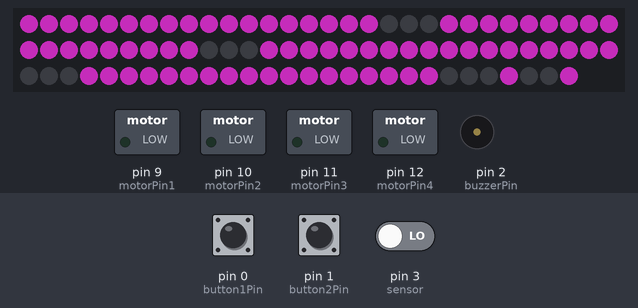
Bench run of a sketch on a simulated Arduino Uno, built with avr-gcc and run on an emulated ATmega328P. On the bench: 88 RGB LEDs in strip order, left to right, continuing on the next row, switched loads named in the sketch (green lamp = pin HIGH), buzzer (waves = sounding, pin HIGH). The inputs (shaded band) are chosen by the test bench; at power-on: pin 1 (button2Pin) LOW, pin 0 (button1Pin) LOW, pin 3 (sensor) LOW. Dim RGB values are drawn brighter than linear.

Above: at 1.2 s.
1.3 s: pin 1 (button2Pin) pulled HIGH for 0.15 s
4.4 s: pin 0 (button1Pin) pulled HIGH for 0.15 s
At 4.77 s:
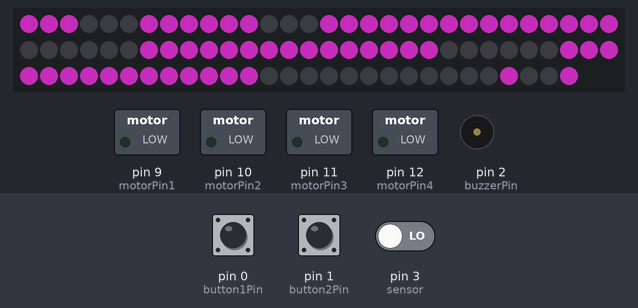
5.1 s: pin 1 (button2Pin) pulled HIGH for 1 s
At 6.9 s:
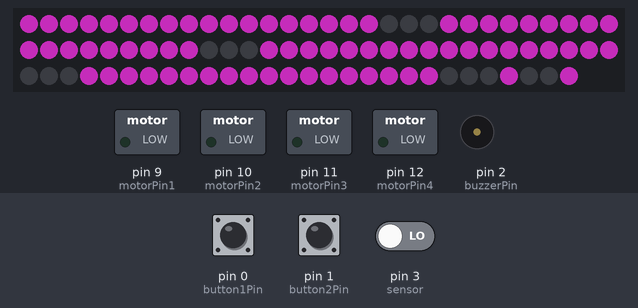
9.1 s: pin 0 (button1Pin) pulled HIGH for 1 s
At 10.62 s:
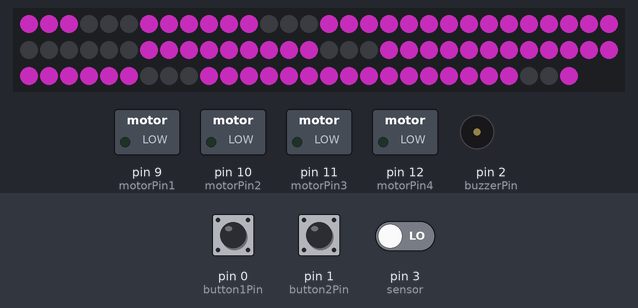
10.7 s: pin 1 (button2Pin) pulsed HIGH 2 times (0.12 s each, 0.3 s apart)
At 11.5 s:
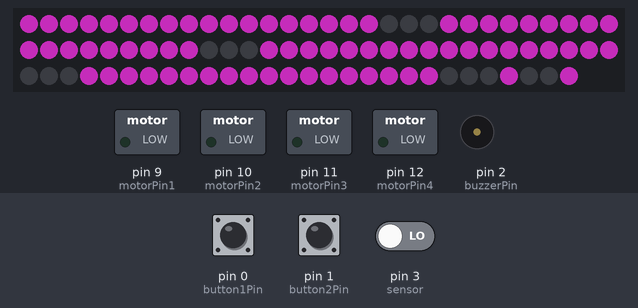
14.3 s: pin 1 (button2Pin) pulled HIGH for 3.2 s
Timing chart, 0 to 17.3 s (numbered marks = the images above; inputs shaded):
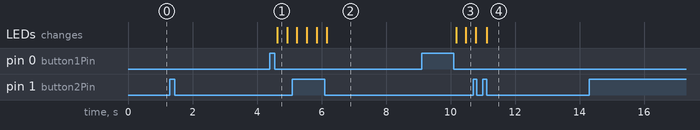

The sketch:

Timer_for_cycling_time_trails-2.ino
```cpp
#include <Adafruit_NeoPixel.h>
#include <TimerOne.h>
#define PIN 8
int stripLength = 88;
byte red = 94;
byte green = 21;
byte blue = 89;

Adafruit_NeoPixel strip = Adafruit_NeoPixel(stripLength, PIN, NEO_GRB + NEO_KHZ800);

int button1Pin = 0;
int button2Pin = 1;

const int buzzerPin =  2;

const int sensor = 3;
int sensorVal = 0;
boolean sensorState = true;

const int motorPin1 = 9;
const int motorPin2 = 10;
const int motorPin3 = 11;
const int motorPin4 = 12;
int motorSpeed = 1200;
int motorCounter = 0;
int lookup[8] = {B01000, B01100, B00100, B00110, B00010, B00011, B00001, B01001};

int button1State = 0;
int button2State = 0;
int lastButton1State = 0;
int lastButton2State = 0;
boolean state = false;

long lastTimeMillis;
long currentTimeMillis;
const long timeSeconds = 0;
int countdownTime = 6000;
int countUpTime = 0;

int D1 = 0; //variable for single seconds up to 9
int D2 = 0; //variable for 10s of seconds up to 5
int D3 = 0; //variable for single min up to 9
int D4 = 0; //variable for 10s of min up to 5
int Buzzer = 0;

void setup() {
  strip.begin();
  Timer1.initialize(10000); //TimerOne stuff: triggers interrupt ever 250e3us (.25s)
  Timer1.attachInterrupt(decrement); //More TimerOne stuff
  pinMode(buzzerPin, OUTPUT);
  pinMode(motorPin1, OUTPUT);
  pinMode(motorPin2, OUTPUT);
  pinMode(motorPin3, OUTPUT);
  pinMode(motorPin4, OUTPUT);
  pinMode(sensor, INPUT);
}
void decrement() {
  if (state == true) {
    countdownTime--;
  }
}
void loop() {
  sensorVal = digitalRead(sensor);

  button1State = digitalRead(button1Pin);
  if (button1State != lastButton1State) {
    if (button1State == LOW) {
      reset();
      state = !state;
    }
  }
  lastButton1State = button1State;

  button2State = digitalRead(button2Pin);
  if (button2State != lastButton2State) {
    if (button2State == LOW) {
      countdownTime = 6000;
      D1 = 0;
      D2 = 0;
      D3 = 0;
      D4 = 0;
      reset();
      state = false;
    }
  }
  lastButton2State = button2State;

  if (state == true)
  {
    if (countdownTime <= 3000 && countdownTime >= 2901 && Buzzer == 0){
      tone(buzzerPin, 5000, 10);
      Buzzer++;
    }
    if (countdownTime <= 1000 && countdownTime >= 901 && Buzzer == 1) {
      tone(buzzerPin, 5000, 10);
      Buzzer++;
    }
    if (countdownTime <= 500 && countdownTime >= 401 && Buzzer == 2) {
      tone(buzzerPin, 5000, 10);
      Buzzer++;
    }
    if (countdownTime <= 400 && countdownTime >= 301 && Buzzer == 3) {
      tone(buzzerPin, 5000, 10);
      Buzzer++;
    }
    if (countdownTime <= 300 && countdownTime >= 201 && Buzzer == 4) {
      tone(buzzerPin, 5000, 10);
      Buzzer++;
    }
    if (countdownTime <= 200 && countdownTime >= 101 && Buzzer == 5) {
      tone(buzzerPin, 5000, 10);
      Buzzer++;
    }
    if (countdownTime <= 100 && countdownTime >= 1 && Buzzer == 6) {
      tone(buzzerPin, 5000, 10);
      Buzzer++;
    }
    if (countdownTime <= 0 && Buzzer == 7)
    {
      tone(buzzerPin, 5000, 50);
      Buzzer++;
    }
    D1 = (countdownTime % 10);
    D2 = ((countdownTime % 100) / 10);
    D3 = ((countdownTime % 1000) / 100);
    D4 = ((countdownTime / 1000));

    if (countdownTime <= 0 && motorCounter < 50) {
      anticlockwise();
      motorCounter++;
    }
    if (countdownTime <= 0) {
      if (sensorVal == HIGH) {
        state = false;
      }
      countUpTime = countdownTime * -1;
      D1 = (countUpTime % 10);
      D2 = ((countUpTime % 100) / 10);
      D3 = ((countUpTime % 1000) / 100);
      D4 = ((countUpTime / 1000));
    }
  }
  displayNumbers();

  if (state == false) {
    displayNumbers();
  }
}
void displayNumbers()
{
  reset();
  displayDecimalPoint();
  pickNumber(D4, 0);
  pickNumber(D3, 21);
  pickNumber(D2, 42);
  pickNumber(D1, 63);
}
void anticlockwise()
{
  for (int i = 0; i < 8; i++)
  {
    setOutput(i);
    delayMicroseconds(motorSpeed);
  }
}

void setOutput(int out)
{
  digitalWrite(motorPin1, bitRead(lookup[out], 0));
  digitalWrite(motorPin2, bitRead(lookup[out], 1));
  digitalWrite(motorPin3, bitRead(lookup[out], 2));
  digitalWrite(motorPin4, bitRead(lookup[out], 3));
}

void pickNumber(int num, int segment)
{
  switch (num)
  {
    default:
      zero(segment);
      break;
    case 1:
      one(segment);
      break;
    case 2:
      two(segment);
      break;
    case 3:
      three(segment);
      break;
    case 4:
      four(segment);
      break;
    case 5:
      five(segment);
      break;
    case 6:
      six(segment);
      break;
    case 7:
      seven(segment);
      break;
    case 8:
      eight(segment);
      break;
    case 9:
      nine(segment);
      break;
  }
}
void reset() {
  for (int i = 0; i <= 87; i++) {
    strip.setPixelColor(i, 0, 0, 0);
  }
  strip.show();
}
void displayDecimalPoint() {
  strip.setPixelColor(84, red, green, blue); //Segment B
  strip.setPixelColor(87, red, green, blue); //Segment B
  strip.show();
}
void zero(int segment) {
  strip.setPixelColor(0 + segment, red, green, blue); //Segment B
  strip.setPixelColor(1 + segment, red, green, blue); //Segment B
  strip.setPixelColor(2 + segment , red, green, blue); //Segment B
  strip.setPixelColor(3 + segment, red, green, blue); //Segment B
  strip.setPixelColor(4 + segment, red, green, blue); //Segment B
  strip.setPixelColor(5 + segment , red, green, blue); //Segment B
  strip.setPixelColor(15 + segment, red, green, blue); //Segment D
  strip.setPixelColor(16 + segment, red, green, blue); //Segment D
  strip.setPixelColor(17 + segment, red, green, blue); //Segment D
  strip.setPixelColor(12 + segment, red, green, blue); //Segment D
  strip.setPixelColor(13 + segment, red, green, blue); //Segment D
  strip.setPixelColor(14 + segment, red, green, blue); //Segment D
  strip.setPixelColor(6 + segment, red, green, blue); //Segment D
  strip.setPixelColor(7 + segment, red, green, blue); //Segment D
  strip.setPixelColor(8 + segment, red, green, blue); //Segment D
  strip.setPixelColor(9 + segment, red, green, blue); //Segment D
  strip.setPixelColor(10 + segment, red, green, blue); //Segment D
  strip.setPixelColor(11 + segment, red, green, blue); //Segment D
  strip.show();
}
void one(int segment) {
  strip.setPixelColor(3 + segment, red, green, blue); //Segment B
  strip.setPixelColor(4 + segment, red, green, blue); //Segment B
  strip.setPixelColor(5 + segment , red, green, blue); //Segment B
  strip.setPixelColor(6 + segment, red, green, blue); //Segment D
  strip.setPixelColor(7 + segment, red, green, blue); //Segment D
  strip.setPixelColor(8 + segment, red, green, blue); //Segment D
  strip.show();
}
void two(int segment) {
  strip.setPixelColor(0 + segment, red, green, blue); //Segment B
  strip.setPixelColor(1 + segment, red, green, blue); //Segment B
  strip.setPixelColor(2 + segment , red, green, blue); //Segment B
  strip.setPixelColor(3 + segment, red, green, blue); //Segment D
  strip.setPixelColor(4 + segment, red, green, blue); //Segment D
  strip.setPixelColor(5 + segment, red, green, blue); //Segment D
  strip.setPixelColor(18 + segment, red, green, blue); //Segment D
  strip.setPixelColor(19 + segment, red, green, blue); //Segment D
  strip.setPixelColor(20 + segment, red, green, blue); //Segment D
  strip.setPixelColor(12 + segment, red, green, blue); //Segment D
  strip.setPixelColor(13 + segment, red, green, blue); //Segment D
  strip.setPixelColor(14 + segment, red, green, blue); //Segment D
  strip.setPixelColor(9 + segment, red, green, blue); //Segment D
  strip.setPixelColor(10 + segment, red, green, blue); //Segment D
  strip.setPixelColor(11 + segment, red, green, blue); //Segment D
  strip.show();
}
void three(int segment) {
  strip.setPixelColor(0 + segment, red, green, blue); //Segment B
  strip.setPixelColor(1 + segment, red, green, blue); //Segment B
  strip.setPixelColor(2 + segment , red, green, blue); //Segment B
  strip.setPixelColor(3 + segment, red, green, blue); //Segment D
  strip.setPixelColor(4 + segment, red, green, blue); //Segment D
  strip.setPixelColor(5 + segment, red, green, blue); //Segment D
  strip.setPixelColor(18 + segment, red, green, blue); //Segment D
  strip.setPixelColor(19 + segment, red, green, blue); //Segment D
  strip.setPixelColor(20 + segment, red, green, blue); //Segment D
  strip.setPixelColor(6 + segment, red, green, blue); //Segment D
  strip.setPixelColor(7 + segment, red, green, blue); //Segment D
  strip.setPixelColor(8 + segment, red, green, blue); //Segment D
  strip.setPixelColor(9 + segment, red, green, blue); //Segment D
  strip.setPixelColor(10 + segment, red, green, blue); //Segment D
  strip.setPixelColor(11 + segment, red, green, blue); //Segment D
  strip.show();
}
void four(int segment) {
  strip.setPixelColor(15 + segment, red, green, blue); //Segment B
  strip.setPixelColor(16 + segment, red, green, blue); //Segment B
  strip.setPixelColor(17 + segment , red, green, blue); //Segment B
  strip.setPixelColor(18 + segment, red, green, blue); //Segment D
  strip.setPixelColor(19 + segment, red, green, blue); //Segment D
  strip.setPixelColor(20 + segment, red, green, blue); //Segment D
  strip.setPixelColor(3 + segment, red, green, blue); //Segment D
  strip.setPixelColor(4 + segment, red, green, blue); //Segment D
  strip.setPixelColor(5 + segment, red, green, blue); //Segment D
  strip.setPixelColor(6 + segment, red, green, blue); //Segment D
  strip.setPixelColor(7 + segment, red, green, blue); //Segment D
  strip.setPixelColor(8 + segment, red, green, blue); //Segment D
  strip.show();
}
void five(int segment) {
  strip.setPixelColor(0 + segment, red, green, blue); //Segment B
  strip.setPixelColor(1 + segment, red, green, blue); //Segment B
  strip.setPixelColor(2 + segment , red, green, blue); //Segment B
  strip.setPixelColor(15 + segment, red, green, blue); //Segment D
  strip.setPixelColor(16 + segment, red, green, blue); //Segment D
  strip.setPixelColor(17 + segment, red, green, blue); //Segment D
  strip.setPixelColor(18 + segment, red, green, blue); //Segment D
  strip.setPixelColor(19 + segment, red, green, blue); //Segment D
  strip.setPixelColor(20 + segment, red, green, blue); //Segment D
  strip.setPixelColor(6 + segment, red, green, blue); //Segment D
  strip.setPixelColor(7 + segment, red, green, blue); //Segment D
  strip.setPixelColor(8 + segment, red, green, blue); //Segment D
  strip.setPixelColor(9 + segment, red, green, blue); //Segment D
  strip.setPixelColor(10 + segment, red, green, blue); //Segment D
  strip.setPixelColor(11 + segment, red, green, blue); //Segment D
  strip.show();
}
void six(int segment) {
  strip.setPixelColor(0 + segment, red, green, blue); //Segment B
  strip.setPixelColor(1 + segment, red, green, blue); //Segment B
  strip.setPixelColor(2 + segment , red, green, blue); //Segment B
  strip.setPixelColor(15 + segment, red, green, blue); //Segment D
  strip.setPixelColor(16 + segment, red, green, blue); //Segment D
  strip.setPixelColor(17 + segment, red, green, blue); //Segment D
  strip.setPixelColor(12 + segment, red, green, blue); //Segment D
  strip.setPixelColor(13 + segment, red, green, blue); //Segment D
  strip.setPixelColor(14 + segment, red, green, blue); //Segment D
  strip.setPixelColor(6 + segment, red, green, blue); //Segment D
  strip.setPixelColor(7 + segment, red, green, blue); //Segment D
  strip.setPixelColor(8 + segment, red, green, blue); //Segment D
  strip.setPixelColor(9 + segment, red, green, blue); //Segment D
  strip.setPixelColor(10 + segment, red, green, blue); //Segment D
  strip.setPixelColor(11 + segment, red, green, blue); //Segment D
  strip.setPixelColor(18 + segment, red, green, blue); //Segment D
  strip.setPixelColor(19 + segment, red, green, blue); //Segment D
  strip.setPixelColor(20 + segment, red, green, blue); //Segment D
  strip.show();
}
void seven(int segment) {
  strip.setPixelColor(0 + segment, red, green, blue); //Segment B
  strip.setPixelColor(1 + segment, red, green, blue); //Segment B
  strip.setPixelColor(2 + segment , red, green, blue); //Segment B
  strip.setPixelColor(3 + segment, red, green, blue); //Segment D
  strip.setPixelColor(4 + segment, red, green, blue); //Segment D
  strip.setPixelColor(5 + segment, red, green, blue); //Segment D
  strip.setPixelColor(6 + segment, red, green, blue); //Segment D
  strip.setPixelColor(7 + segment, red, green, blue); //Segment D
  strip.setPixelColor(8 + segment, red, green, blue); //Segment D
  strip.show();
}
void eight(int segment) {
  strip.setPixelColor(0 + segment, red, green, blue); //Segment B
  strip.setPixelColor(1 + segment, red, green, blue); //Segment B
  strip.setPixelColor(2 + segment , red, green, blue); //Segment B
  strip.setPixelColor(3 + segment, red, green, blue); //Segment B
  strip.setPixelColor(4 + segment, red, green, blue); //Segment B
  strip.setPixelColor(5 + segment , red, green, blue); //Segment B
  strip.setPixelColor(15 + segment, red, green, blue); //Segment D
  strip.setPixelColor(16 + segment, red, green, blue); //Segment D
  strip.setPixelColor(17 + segment, red, green, blue); //Segment D
  strip.setPixelColor(12 + segment, red, green, blue); //Segment D
  strip.setPixelColor(13 + segment, red, green, blue); //Segment D
  strip.setPixelColor(14 + segment, red, green, blue); //Segment D
  strip.setPixelColor(6 + segment, red, green, blue); //Segment D
  strip.setPixelColor(7 + segment, red, green, blue); //Segment D
  strip.setPixelColor(8 + segment, red, green, blue); //Segment D
  strip.setPixelColor(9 + segment, red, green, blue); //Segment D
  strip.setPixelColor(10 + segment, red, green, blue); //Segment D
  strip.setPixelColor(11 + segment, red, green, blue); //Segment D
  strip.setPixelColor(18 + segment, red, green, blue); //Segment D
  strip.setPixelColor(19 + segment, red, green, blue); //Segment D
  strip.setPixelColor(20 + segment, red, green, blue); //Segment D
  strip.show();
}
void nine(int segment) {
  strip.setPixelColor(0 + segment, red, green, blue); //Segment B
  strip.setPixelColor(1 + segment, red, green, blue); //Segment B
  strip.setPixelColor(2 + segment , red, green, blue); //Segment B
  strip.setPixelColor(3 + segment, red, green, blue); //Segment B
  strip.setPixelColor(4 + segment, red, green, blue); //Segment B
  strip.setPixelColor(5 + segment , red, green, blue); //Segment B
  strip.setPixelColor(15 + segment, red, green, blue); //Segment D
  strip.setPixelColor(16 + segment, red, green, blue); //Segment D
  strip.setPixelColor(17 + segment, red, green, blue); //Segment D
  strip.setPixelColor(6 + segment, red, green, blue); //Segment D
  strip.setPixelColor(7 + segment, red, green, blue); //Segment D
  strip.setPixelColor(8 + segment, red, green, blue); //Segment D
  strip.setPixelColor(18 + segment, red, green, blue); //Segment D
  strip.setPixelColor(19 + segment, red, green, blue); //Segment D
  strip.setPixelColor(20 + segment, red, green, blue); //Segment D
  strip.show();
}
```

Measured:
- after the input at 1.3 s, every drawn part: stays the same
- after the input at 4.4 s, the LEDs: change after 0.23 s (image 1)
- after the input at 9.1 s, the LEDs: first change after 1.1 s (image 3 shows a later state)
- after the input at 14.3 s, every drawn part: stays the same
